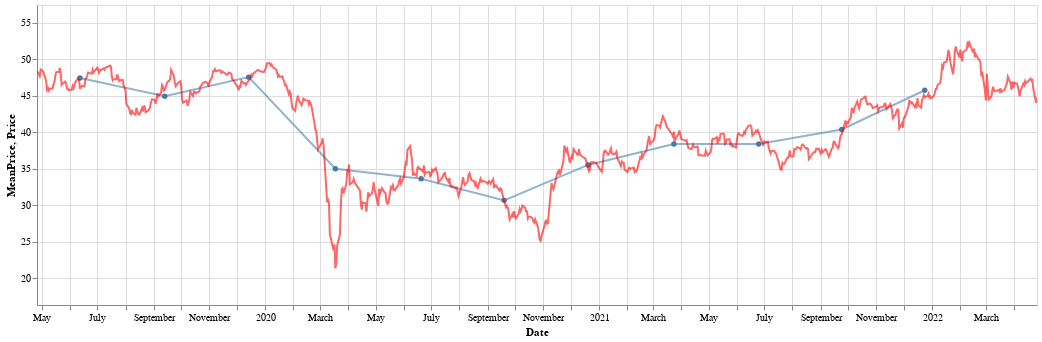

The cell this chart's notebook holds for it:
### Code cell
plot_cours_mean(name,"Trimester")

### Figure 1 — Vega-Lite specification as saved in the notebook (floating-point values rounded to 4 significant figures; data arrays with more than 128 entries replaced by an {"elided": "..."} marker saying what was removed)
{"config": {"view": {"continuousWidth": 400, "continuousHeight": 300}}, "layer": [{"data": {"name": "data-e30d4e1d667414792ee325ac5ee1ec94"}, "mark": {"type": "line", "color": "steelblue", "opacity": 0.6, "point": true}, "encoding": {"tooltip": [{"field": "date", "type": "temporal"}, {"field": "prix_moyen", "title": "MeanPriceTrimester", "type": "quantitative"}], "x": {"field": "date", "title": "Date", "type": "temporal"}, "y": {"field": "prix_moyen", "scale": {"clamp": true, "domain": [25.68, 52.53]}, "title": "MeanPrice", "type": "quantitative"}}, "height": 300, "selection": {"selector009": {"type": "interval", "bind": "scales", "encodings": ["x", "y"]}}, "width": 1000}, {"data": {"name": "data-614709fa4f755f1251d07e042888560a"}, "mark": {"type": "line", "color": "red", "opacity": 0.6}, "encoding": {"tooltip": [{"field": "Date", "type": "temporal"}, {"field": "Dernier", "title": "Price", "type": "quantitative"}], "x": {"field": "Date", "scale": {"clamp": true, "domain": ["2019-04-26", "2022-04-26"]}, "type": "temporal"}, "y": {"field": "Dernier", "scale": {"clamp": true, "domain": [16.37, 57.4]}, "title": "Price", "type": "quantitative"}}, "height": 300, "selection": {"selector007": {"type": "interval", "encodings": ["x"]}, "selector008": {"type": "interval", "bind": "scales", "encodings": ["x", "y"]}}, "width": 1000}], "$schema": "https://vega.github.io/schema/vega-lite/v4.17.0.json", "datasets": {"data-e30d4e1d667414792ee325ac5ee1ec94": [{"date": "2019-06-12", "prix_moyen": 47.41}, {"date": "2019-09-13", "prix_moyen": 44.92}, {"date": "2019-12-14", "prix_moyen": 47.53}, {"date": "2020-03-18", "prix_moyen": 35.01}, {"date": "2020-06-20", "prix_moyen": 33.64}, {"date": "2020-09-19", "prix_moyen": 30.68}, {"date": "2020-12-20", "prix_moyen": 35.53}, {"date": "2021-03-24", "prix_moyen": 38.39}, {"date": "2021-06-25", "prix_moyen": 38.38}, {"date": "2021-09-24", "prix_moyen": 40.38}, {"date": "2021-12-24", "prix_moyen": 45.74}], "data-614709fa4f755f1251d07e042888560a": {"elided": "770 records"}}}
